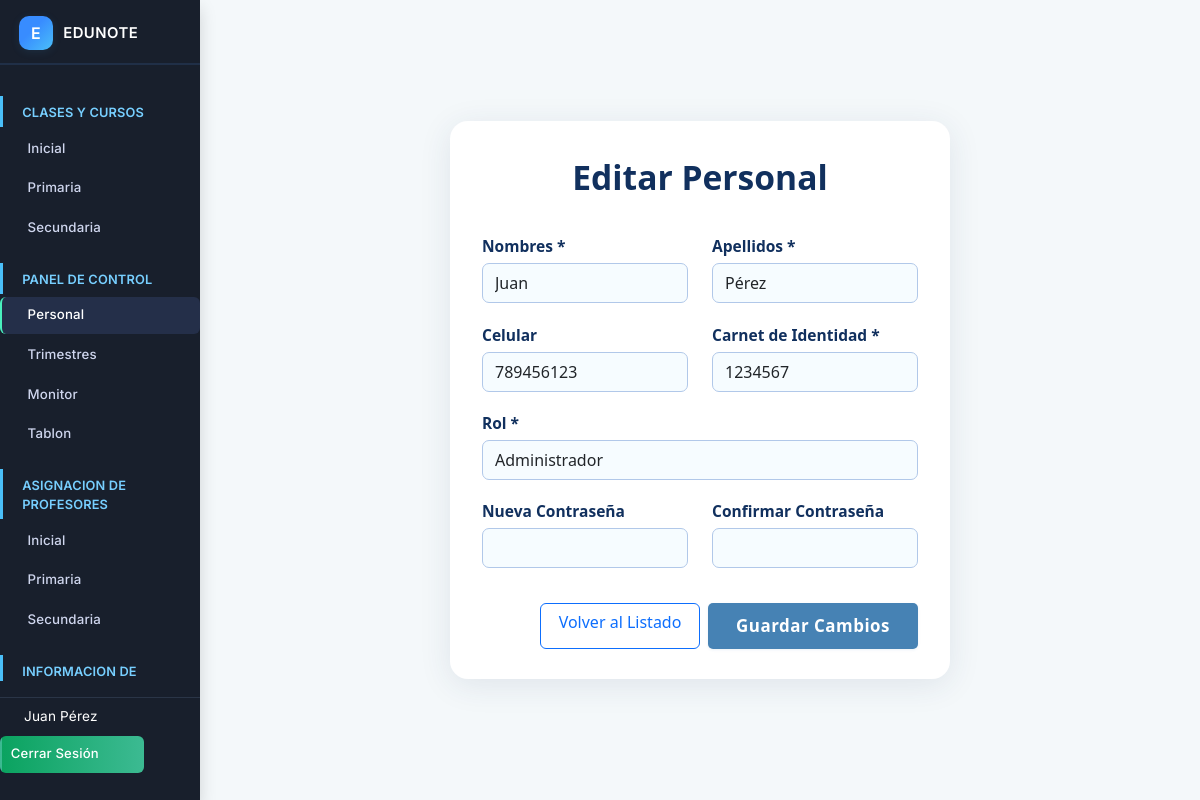
/admin/editar_personal.php?id=1 (signed in), run on the app's committed database.
### tables this page shows
CREATE TABLE `personal` (
  `id_personal` int(11) NOT NULL,
  `nombres` varchar(255) NOT NULL,
  `apellidos` varchar(255) NOT NULL,
  `celular` varchar(20) DEFAULT NULL COMMENT 'Ej: Número de contacto del usuario',
  `carnet_identidad` varchar(20) NOT NULL,
  `id_rol` int(11) NOT NULL COMMENT 'FK a roles',
  `password` varchar(255) NOT NULL,
  `estado` tinyint(1) NOT NULL DEFAULT 1 COMMENT '1=habilitado, 0=inhabilitado'
);

CREATE TABLE `roles` (
  `id_rol` int(11) NOT NULL,
  `nombre_rol` varchar(50) NOT NULL COMMENT 'Ej: Administrador, Profesor, Secretario'
);

### admin/editar_personal.php (the view, shortened to what this page needs)
<?php
$db = new Database();
$conn = $db->connect();
$id_personal = isset($_GET['id']) ? intval($_GET['id']) : 0;
$roles = $conn->query("SELECT id_rol, nombre_rol FROM roles ORDER BY nombre_rol")->fetchAll(PDO::FETCH_ASSOC);
$stmt = $conn->prepare("
    SELECT id_personal, nombres, apellidos, celular, carnet_identidad, id_rol
    FROM personal WHERE id_personal = ?
");
$stmt->execute([$id_personal]);
$personal = $stmt->fetch(PDO::FETCH_ASSOC);
?>
<!DOCTYPE html>
<html lang="es">
<head>
    <link rel="stylesheet" href="../css/bootstrap.min.css">
</head>
<body>
    <div class="container-fluid g-0">
        <div class="row g-0">
            <?php include '../includes/sidebar.php'; ?>
            <main class="col-md-9 ms-sm-auto col-lg-10 px-md-4 position-relative">
                <div class="main-content position-relative">
                    <div class="form-editar-box">
                        <h1>Editar Personal</h1>
                        <form method="post" action="">
                            <div class="row">
                                <div class="col-12 col-md-6">
                                    <label for="nombres" class="form-label">Nombres *</label>
                                    <input type="text" class="form-control" id="nombres" name="nombres"
                                        value="<?php echo htmlspecialchars($personal['nombres']); ?>" required>
                                </div>
                                <div class="col-12 col-md-6">
                                    <label for="apellidos" class="form-label">Apellidos *</label>
                                    <input type="text" class="form-control" id="apellidos" name="apellidos"
                                        value="<?php echo htmlspecialchars($personal['apellidos']); ?>" required>
                                </div>
                            </div>
                            <div class="row">
                                <div class="col-12 col-md-6">
                                    <label for="celular" class="form-label">Celular</label>
                                    <input type="text" class="form-control" id="celular" name="celular"
                                        value="<?php echo htmlspecialchars($personal['celular']); ?>">
                                </div>
                                <div class="col-12 col-md-6">
                                    <label for="carnet" class="form-label">Carnet de Identidad *</label>
                                    <input type="text" class="form-control" id="carnet" name="carnet"
                                        value="<?php echo htmlspecialchars($personal['carnet_identidad']); ?>" required>
                                </div>
                            </div>
                            <div>
                                <label for="id_rol" class="form-label">Rol *</label>
                                <select class="form-select" id="id_rol" name="id_rol" required>
                                    <?php foreach ($roles as $rol): ?>
                                        <option value="<?php echo $rol['id_rol']; ?>"
                                            <?php echo ($personal['id_rol'] == $rol['id_rol']) ? 'selected' : ''; ?>>
                                            <?php echo htmlspecialchars($rol['nombre_rol']); ?>
                                        </option>
                                    <?php endforeach; ?>
                                </select>
                            </div>
                            <div class="row">
                                <div class="col-12 col-md-6">
                                    <label for="nueva_password" class="form-label">Nueva Contraseña</label>
                                    <input type="password" class="form-control" id="nueva_password" name="nueva_password" autocomplete="new-password">
                                </div>
                                <div class="col-12 col-md-6">
                                    <label for="confirmar_password" class="form-label">Confirmar Contraseña</label>
                                    <input type="password" class="form-control" id="confirmar_password" name="confirmar_password" autocomplete="new-password">
                                </div>
                            </div>
                            <div class="row">
                                <div class="col-12 d-flex justify-content-end gap-2 mt-3">
                                    <a href="personal.php" class="btn btn-outline-primary" style="min-width: 160px;">
                                        <span data-feather="arrow-left"></span> Volver al Listado
                                    </a>
                                    <button type="submit" class="btn btn-primary" style="min-width: 160px;">
                                        Guardar Cambios
                                    </button>
                                </div>
                            </div>
                        </form>
                    </div>
                </div>
            </main>
        </div>
    </div>
</body>
</html>

### admin/editar_personal.php (style rules this page uses)
body { background: #f4f8fa; min-height: 100vh; }
.main-content { display: flex; align-items: center; justify-content: center; min-height: 100vh; }
.form-editar-box { background: #fff; border-radius: 18px; box-shadow: 0 6px 32px 0 rgba(40, 60, 100, .10); padding: 36px 32px 30px 32px; max-width: 500px; width: 100%; margin: 0 auto; }
.form-editar-box h1 { font-size: 2.1rem; color: #11305e; font-weight: 700; margin-bottom: 2.3rem; text-align: center; }
.form-label { font-weight: 600; color: #11305e; font-size: .97rem; margin-bottom: 0.3rem; }
.form-control, .form-select { background: #f6fcff; border: 1.5px solid #b1c8e9; border-radius: 7px; font-size: 1rem; min-height: 40px; margin-bottom: 1.2rem; transition: border-color .15s; }
.btn-primary { background: #4682B4; color: #fff; font-weight: 600; border: none; border-radius: 5px; padding: 10px 28px; font-size: 1.06rem; letter-spacing: .5px; box-shadow: 0 1px 3px rgba(70, 130, 180, .11); transition: background .18s; }

### data on the page
personal: nombres "Juan", apellidos "Pérez", celular "789456123", carnet "1234567", id_rol "Administrador"

### other printed values
$_SESSION['user_name'] "Juan Pérez"
